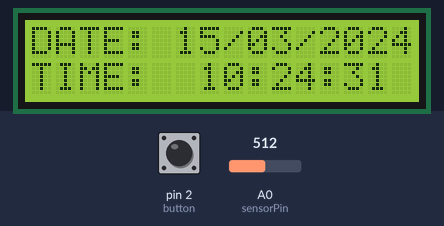
The sketch below on a simulated Arduino Uno, built with avr-gcc and run on an emulated ATmega328P. Shown: 16×2 character LCD. The inputs (shaded band) are chosen by the test bench; at power-on: pin 2 (button) LOW, A0 (sensorPin) = 512. The local clock reads 2024-03-15 10:24:30 at power-on unless the sketch sets it; what the sketch prints to the serial monitor is not drawn.

Above: at 1.2 s.
1.3 s: pin 2 (button) pulled HIGH for 0.3 s
At 3.5 s:
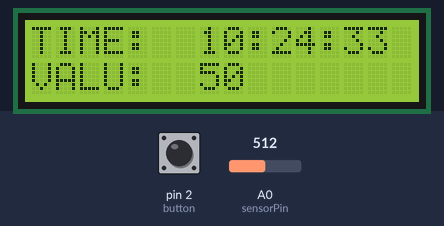
4.6 s: pin 2 (button) pulled HIGH for 1 s
At 5.3 s:
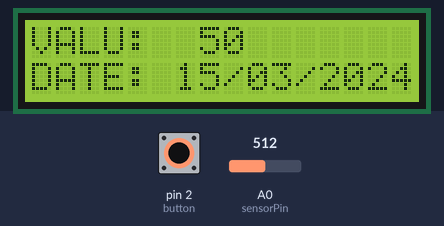
7.1 s: A0 (sensorPin) set to 716
At 8.5 s:
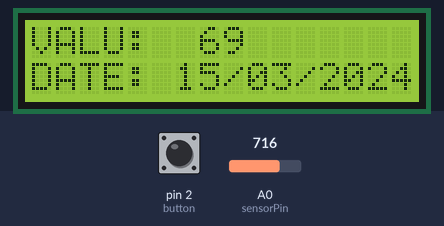
8.8 s: A0 (sensorPin) set to 900
At 9.9 s:
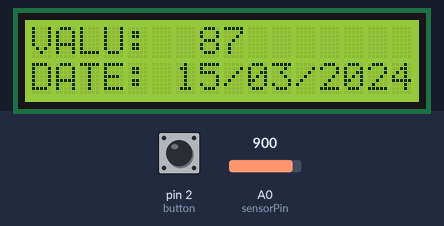
10.3 s: A0 (sensorPin) set to 1023
At 11.2 s:
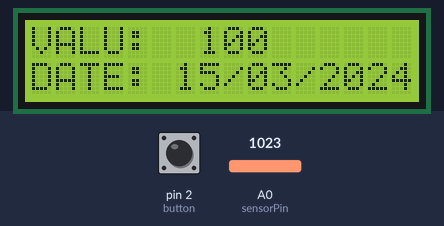
11.8 s: pin 2 (button) pulsed HIGH 2 times (0.12 s each, 0.3 s apart)
At 12.24 s:
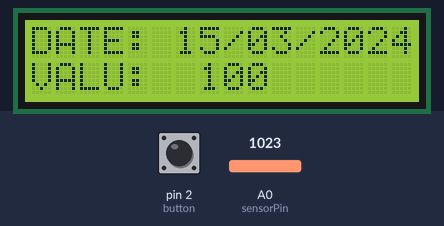
Timing chart, 0 to 14.8 s (numbered marks = the images above; inputs shaded):
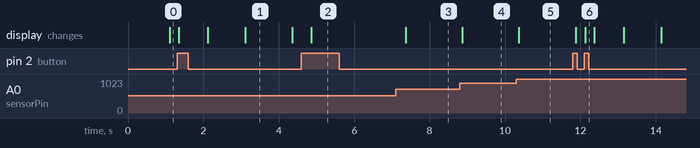

The sketch:

sketch_mar29b.ino
```cpp
#include <Wire.h>
#include <LiquidCrystal_I2C.h>
#include <DS1307RTC.h>
#include <Time.h>
#include <TimeLib.h>
#include <TimeAlarms.h>
//Подключаемые бибилиотеки

LiquidCrystal_I2C lcd(0x27,16,2);  // LCD Задаем объект lcd c адресом 0x27 количество символов в строке 16 и количество строк 2

int button = 2; //номер ноги куда подключена кнопка управления

int pol0 = 0;
int pol1 = 1;
int pol2 = 2;

long tim; // переменная для хранения времени в секундах с начала эпохи UNIX

int sensorPin = A0;    // Нога подключения аналогового сенсора
int sensorValue = 0;  // Зачение уровня сигнала аналогового сенсора


void setup() //начальные установки
{
  // declare the ledPin as an OUTPUT:
  //pinMode(ledPin, OUTPUT); // декларируем вход аналогового сенсора

TimeElements tm; //переменная-объект хранения времени

  attachInterrupt(0, ButtonUp, RISING); // Включение обработки нулевого внешнего прерывания (всего прерываний на uno два (0 и 1) соответсвенно ноги 2 и 3
  // detachInterrupt(0); //Выключение обработки нулевого прерывания
  pinMode(button, INPUT); // Включаем прослушивание на 2 ноге

  lcd.init();                      // инициализируем LCD
  lcd.backlight();                 // включаем подсветку

  Serial.begin(9600);              // задаем скорость компорта
  while (!Serial) ; // wait until Arduino Serial Monitor opens

  setSyncProvider(RTC.get);   // Синхронизируем время с DS1307
  //setTime(8,29,0,1,1,11);   // Можем задать и свое (ч м с д м г)

  if(timeStatus()!= timeSet)  // Проверяем статаус часов
     Serial.println("Unable to sync with the RTC");
  else
     Serial.println("RTC has set the system time");


  tim = now(); //глобальной переменной присваиваем время начала работы


 // Задаем время для тревог и таймеров

 tm.Year = 2016 - 1970;//(offset from 1970)
 tm.Month = 4;
 tm.Day = 6;
 tm.Hour = 0;
 tm.Minute = 19;
 tm.Second = 0;
 Alarm.triggerOnce(makeTime(tm),RedAlarm2); //http://www.cy-pr.com/tools/time/

   //Alarm.alarmRepeat(21,52,0, RedAlarm);  // 8:30am every day
  //Alarm.alarmOnce(20,48,30,RedAlarm);  // 5:45pm once day
  //Alarm.alarmRepeat(dowMonday,21,33,00,RedAlarm);  // 8:30:30 every Saturday
  //Alarm.timerRepeat(15, RedAlarm);            // timer for every 15 seconds
  //Alarm.timerOnce(10, RedAlarm);
}


void loop() {
long tm;
// read the value from the sensor:
  sensorValue = analogRead(sensorPin);  // снимаем сигнал аналогового сенсора
  sensorValue = map(sensorValue, 0, 1023, 0, 100);


if (timeStatus() == timeSet) {

    if (pol0 < 2) PrintDate(pol0);
    if (pol1 < 2) PrintTime(pol1);
    //if (pol2 < 2) PrintMetr(pol2);
     if (pol2 < 2) PrintValue(pol2);
    //lcd.setCursor(0,1);
    //lcd.print(now());

  } else {
    lcd.setCursor(0,0);
    lcd.print("The time has");
    lcd.setCursor(0,1);
    lcd.print("not been set");

    Serial.println("The time has not been set.  Please run the Time");
    Serial.println("TimeRTCSet example, or DS1307RTC SetTime example.");
    Serial.println();
    delay(4000);
  }

Serial.println(sensorValue);  // выводим уровень датчика в  компорт
tm = Alarm.getNextTrigger();
Serial.println(year(tm));
Serial.println(month(tm));
Serial.println(day(tm));
Serial.println(hour(tm));
Serial.println(minute(tm));
Serial.println(second(tm));


Serial.println(Alarm.getNextTrigger());
Serial.println(Alarm.count());
Serial.println(Alarm.read(1));
Serial.println(Alarm.read(2));
Serial.println(Alarm.read(3));
Serial.println(Alarm.read(4));
Serial.println(Alarm.read(5));


Serial.println(ClockDate() + " " + ClockTime());
Alarm.delay(200);
}

void PrintValue(int num) {

    lcd.setCursor(0,num);
    lcd.print("VALU:  ") ;
    lcd.print(sensorValue);
    lcd.print("            ") ;
 }

void PrintDate(int num) {

if (timeStatus() == timeSet) {
    lcd.setCursor(0,num);
    lcd.print("DATE: ") ;
    lcd.print(ClockDate());
    lcd.print(" ") ;
  }
}


void PrintTime(int num) {

if (timeStatus() == timeSet) {
    lcd.setCursor(0,num);
    lcd.print("TIME:  ") ;
    lcd.print(ClockTime());
    lcd.print(" ") ;
  }
}

void PrintMetr(int num) {
long vim;
long btw;
int scd;
int mnt;
int hou;
int dny;
if (timeStatus() == timeSet) {
    lcd.setCursor(0,num);
    lcd.print("INTE:") ;
   // lcd.print(now()-tim);
   btw = now() - tim ;
   scd = btw % 60;
   mnt = ((btw - scd)/60) % 60;
   hou = ((btw - scd - mnt*60)/3600) % 24;
   dny = (btw - scd - mnt*60 - hou*3600)/86400;

   lcd.print(DigToStr(dny));
   lcd.print("/");
   lcd.print(DigToStr(hou));
   lcd.print(":");
   lcd.print(DigToStr(mnt));
   lcd.print(":");
   lcd.print(DigToStr(scd));
   lcd.print("         ") ;
  }
}


String ClockDate(){
  // digital clock display of the time
String str = "00/00/0000";
str = DigToStr(day()) + "/" + DigToStr(month()) + "/" + String(year());
return str;
}

String ClockTime(){
  // digital clock display of the time
String str = "00:00:00";
str = DigToStr(hour()) + ":" + DigToStr(minute()) + ":" + DigToStr(second());
return str;
}

String DigToStr(int digits){
  // utility function for digital clock display: prints preceding colon and leading 0
String str = "00";
 if(digits < 10) {
  str = "0" + String(digits);
  return str;
 } else {
  str = String(digits);
  return str;
}
}

void ButtonUp()
{
switch (pol0) {
   case 0:
      pol0=2;
      pol1=0;
      pol2=1;
      break;
   case 1:
      pol0=0;
      pol1=1;
      pol2=2;
      break;
   case 2:
      pol0=1;
      pol1=2;
      pol2=0;
      break;
  }
//Serial.println("");
//Serial.println(pol0);
//Serial.println(pol1);
}


///
// functions to be called when an alarm triggers:
void RedAlarm(){
  Serial.println("Alarm:" + ClockDate() + " " + ClockTime());
}

void RedAlarm2(){
  Serial.println("Alarm!!!!:" + ClockDate() + " " + ClockTime());
  //Alarm.write(3,20);
  Alarm.timerRepeat(15, RedAlarm);
}
```

Measured:
- after the input at 1.3 s, the display: first changes at once (image 1 shows a later state)
- after the input at 4.6 s, the display: changes after 0.26 s (image 2)
- after the input at 7.1 s, the display: changes after 0.26 s (image 3)
- after the input at 8.8 s, the display: changes after 0.06 s (image 4)
- after the input at 10.3 s, the display: changes after 0.07 s (image 5)
- after the input at 11.8 s, the display: first changes after 0.07 s (image 6 shows a later state)
- what the display in image 1 shows lasts 1.3 s, from 3.1 s to 4.4 s
